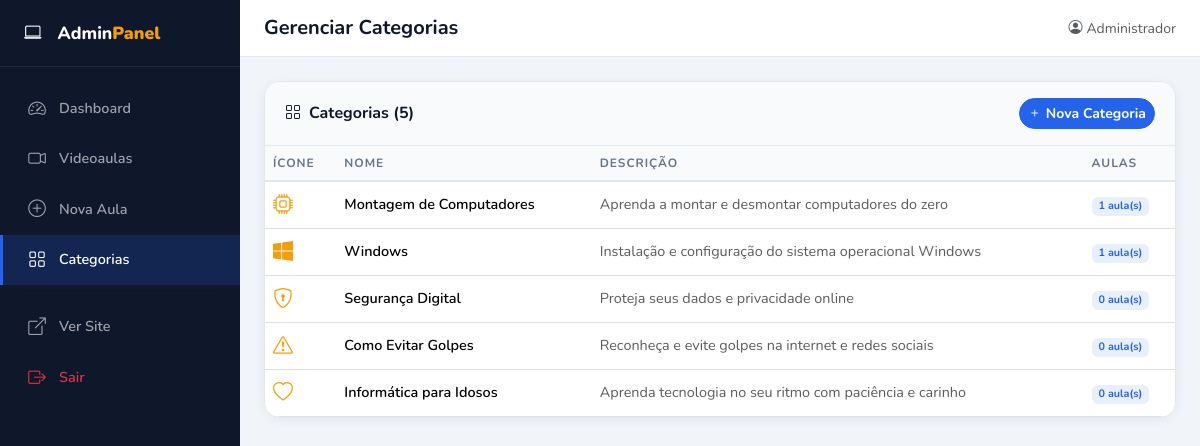
Screenshot of /admin/categorias (signed in) with the database file from the repository.
### models.py (models this page shows, shortened)
class Usuario(UserMixin, db.Model):
    __tablename__ = 'usuarios'
    id = db.Column(db.Integer, primary_key=True)
    nome = db.Column(db.String(100), nullable=False)
    email = db.Column(db.String(150), unique=True, nullable=False)
    senha_hash = db.Column(db.String(256), nullable=False)
    criado_em = db.Column(db.DateTime, default=datetime.utcnow)

class Categoria(db.Model):
    __tablename__ = 'categorias'
    id = db.Column(db.Integer, primary_key=True)
    nome = db.Column(db.String(100), unique=True, nullable=False)
    descricao = db.Column(db.Text)
    icone = db.Column(db.String(50), default='bi-play-circle')
    aulas = db.relationship('VideoAula', backref='categoria', lazy=True)
    @property
    def total_aulas(self):
        return len(self.aulas)

### app.py (the view)
@app.route('/admin/categorias')
@login_required
def admin_categorias():
    categorias = Categoria.query.all()
    return render_template('admin/categorias.html', categorias=categorias)

### app.py (called while the page is built)
@login_manager.user_loader
def load_user(user_id):
    return Usuario.query.get(int(user_id))

@app.context_processor
def inject_nav_categories():
    return dict(categorias_nav=Categoria.query.all())

### templates/admin/categorias.html (shortened to what this page needs)
{% extends 'admin/base_admin.html' %}
{% block page_title %}Gerenciar Categorias{% endblock %}
{% block content %}
<div class="admin-card">
  <div class="admin-card-header">
    <h6 class="fw-700 mb-0"><i class="bi bi-grid me-2"></i>Categorias ({{ categorias|length }})</h6>
    <a href="{{ url_for('admin_nova_categoria') }}" class="btn btn-primary btn-sm rounded-pill">
      <i class="bi bi-plus me-1"></i>Nova Categoria
    </a>
  </div>
  <div class="table-responsive">
    <table class="table table-hover admin-table">
      <thead><tr><th>Ícone</th><th>Nome</th><th>Descrição</th><th>Aulas</th></tr></thead>
      <tbody>
        {% for cat in categorias %}
        <tr>
          <td><i class="bi {{ cat.icone }} fs-5 text-accent"></i></td>
          <td class="fw-600">{{ cat.nome }}</td>
          <td class="text-muted small">{{ cat.descricao[:60] if cat.descricao else '—' }}</td>
          <td><span class="badge bg-soft-primary">{{ cat.total_aulas }} aula(s)</span></td>
        </tr>
        {% endfor %}
      </tbody>
    </table>
  </div>
</div>
{% endblock %}

### templates/admin/base_admin.html (shortened to what this page needs)
<!DOCTYPE html>
<html lang="pt-BR">
<head>
  <link href="https://cdn.jsdelivr.net/npm/bootstrap@5.3.2/dist/css/bootstrap.min.css" rel="stylesheet"/>
  <link href="https://cdn.jsdelivr.net/npm/bootstrap-icons@1.11.3/font/bootstrap-icons.min.css" rel="stylesheet"/>
  <link href="{{ url_for('static', filename='css/style.css') }}" rel="stylesheet"/>
  <link href="{{ url_for('static', filename='css/admin.css') }}" rel="stylesheet"/>
</head>
<body class="admin-body">
<div class="admin-layout">
  <aside class="admin-sidebar">
    <div class="admin-brand">
      <i class="bi bi-laptop me-2"></i>
      <span>Admin<strong>Panel</strong></span>
    </div>
    <nav class="admin-nav">
      <a href="{{ url_for('admin_dashboard') }}" class="admin-nav-link {% if request.endpoint=='admin_dashboard' %}active{% endif %}">
        <i class="bi bi-speedometer2"></i><span>Dashboard</span>
      </a>
      <a href="{{ url_for('admin_aulas') }}" class="admin-nav-link {% if 'aula' in request.endpoint %}active{% endif %}">
        <i class="bi bi-camera-video"></i><span>Videoaulas</span>
      </a>
      <a href="{{ url_for('admin_nova_aula') }}" class="admin-nav-link {% if request.endpoint=='admin_nova_aula' %}active{% endif %}">
        <i class="bi bi-plus-circle"></i><span>Nova Aula</span>
      </a>
      <a href="{{ url_for('admin_categorias') }}" class="admin-nav-link {% if 'categoria' in request.endpoint %}active{% endif %}">
        <i class="bi bi-grid"></i><span>Categorias</span>
      </a>
      <hr class="admin-divider"/>
      <a href="{{ url_for('index') }}" class="admin-nav-link" target="_blank">
        <i class="bi bi-box-arrow-up-right"></i><span>Ver Site</span>
      </a>
      <a href="{{ url_for('admin_logout') }}" class="admin-nav-link text-danger">
        <i class="bi bi-box-arrow-right"></i><span>Sair</span>
      </a>
    </nav>
  </aside>
  <main class="admin-main">
    <div class="admin-topbar">
      <div class="d-flex align-items-center gap-2">
        <h5 class="mb-0 fw-700">{% block page_title %}Dashboard{% endblock %}</h5>
      </div>
      <div class="d-flex align-items-center gap-2">
        <span class="text-muted small"><i class="bi bi-person-circle me-1"></i>{{ current_user.nome }}</span>
      </div>
    </div>
    <div class="admin-content">
      {% block content %}{% endblock %}
    </div>
  </main>
</div>
</body>
</html>

### static/css/style.css (style rules this page uses)
:root { --primary: #2563eb; --primary-dark: #1d4ed8; --accent: #f59e0b; --accent-dark: #d97706; --dark: #0f172a; --dark-2: #1e293b; --dark-3: #334155; --text-muted: #64748b; --bg-light: #f8fafc; --border: #e2e8f0; --radius: 12px; --radius-lg: 20px; --shadow: 0 4px 24px rgba(15,23,42,.08); --shadow-lg: 0 8px 40px rgba(15,23,42,.15); --font: 'Nunito', sans-serif; }
* { box-sizing: border-box; }
body { font-family: var(--font); color: var(--dark); background: #fff; }
.fw-600 { font-weight: 600 !important; }
.fw-700 { font-weight: 700 !important; }
.text-accent { color: var(--accent) !important; }
.btn-primary { background: var(--primary); border-color: var(--primary); font-weight: 700; }

### static/css/admin.css (style rules this page uses)
.admin-body { background: #f1f5f9; min-height: 100vh; }
.admin-layout { display: flex; min-height: 100vh; }
.admin-sidebar { width: 240px; background: #0f172a; display: flex; flex-direction: column; flex-shrink: 0; position: sticky; top: 0; height: 100vh; overflow-y: auto; }
.admin-brand { padding: 1.25rem 1.5rem; color: #fff; font-size: 1.1rem; font-weight: 800; border-bottom: 1px solid #1e293b; display: flex; align-items: center; gap: .5rem; }
.admin-brand strong { color: #f59e0b; }
.admin-nav { padding: 1rem 0; flex: 1; }
.admin-nav-link { display: flex; align-items: center; gap: .75rem; padding: .75rem 1.5rem; color: rgba(255,255,255,.6); text-decoration: none; font-weight: 600; font-size: .9rem; transition: all .2s; border-left: 3px solid transparent; }
.admin-nav-link.active { color: #fff; background: rgba(37,99,235,.2); border-left-color: #2563eb; }
.admin-nav-link i { font-size: 1.1rem; width: 20px; text-align: center; }
.admin-divider { border-color: #1e293b; margin: .5rem 1.5rem; }
.admin-main { flex: 1; min-width: 0; display: flex; flex-direction: column; }
.admin-topbar { background: #fff; border-bottom: 1px solid #e2e8f0; padding: 1rem 1.5rem; display: flex; align-items: center; justify-content: space-between; position: sticky; top: 0; z-index: 100; }
.admin-content { padding: 1.5rem; flex: 1; }
.admin-card { background: #fff; border-radius: 16px; overflow: hidden; box-shadow: 0 2px 12px rgba(0,0,0,.06); border: 1px solid #e2e8f0; }
.admin-card-header { padding: 1rem 1.25rem; border-bottom: 1px solid #e2e8f0; display: flex; align-items: center; justify-content: space-between; background: #f8fafc; }
.admin-table { margin: 0; }
.admin-table th { background: #f8fafc; font-size: .75rem; text-transform: uppercase; letter-spacing: .08em; color: #64748b; font-weight: 700; border-bottom: 2px solid #e2e8f0; }
.admin-table td { vertical-align: middle; font-size: .9rem; }
.bg-soft-primary { background: rgba(37,99,235,.1); color: #2563eb; font-weight: 700; }

### rows the page displays
Usuario: nome "Administrador"
Categoria: nome "Montagem de Computadores", descricao "Aprenda a montar e desmontar computadores do zero", total_aulas "1"
Categoria: nome "Windows", descricao "Instalação e configuração do sistema operacional Windows", total_aulas "1"
Categoria: nome "Segurança Digital", descricao "Proteja seus dados e privacidade online", total_aulas "0"
Categoria: nome "Como Evitar Golpes", descricao "Reconheça e evite golpes na internet e redes sociais", total_aulas "0"
Categoria: nome "Informática para Idosos", descricao "Aprenda tecnologia no seu ritmo com paciência e carinho", total_aulas "0"

### other values shown
{{ categorias|length }} "5"
